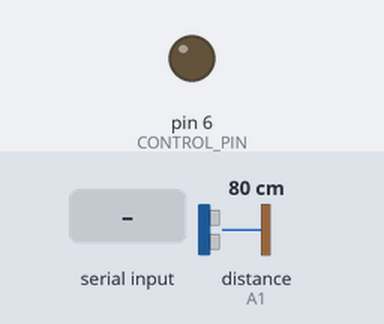
Simulated run of this program. Board: Arduino Uno, built with avr-gcc and run on an emulated ATmega328P. Shown: output pins drawn as LEDs (lit = HIGH). Wiring (inferred from the names in the program): ultrasonic range finder: trigger A0; echo A1. The inputs (shaded band) are chosen by the test bench; at power-on: distance to the obstacle (sensor on A1) 80 cm. The echo pulse lasts 58.3 µs per cm; pins used as bus, display or sensor lines are not drawn; what the program prints to the serial monitor is not drawn.

Above: at 1.2 s.
1.3 s: "STOP\n" received over Serial
At 2.0 s:
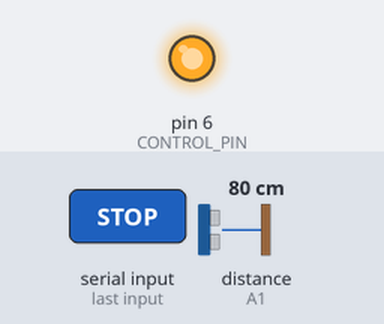
Timing chart, 0 to 4.9 s (numbered marks = the images above; inputs shaded):
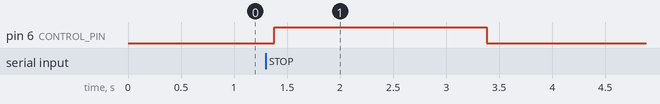

Measured:
- after the input at 1.3 s, pin 6 (CONTROL_PIN): LOW → HIGH after 0.08 s, → LOW 2.0 s later

The program:

main.cpp
```cpp
#include <Arduino.h>

#define TRIG A0
#define ECHO A1
#define CONTROL_PIN 6

const unsigned long COMMAND_TIMEOUT_MS = 2000UL;
unsigned long lastValidCommandMs = 0;

void setup() {
  pinMode(TRIG, OUTPUT);
  pinMode(ECHO, INPUT);
  pinMode(CONTROL_PIN, OUTPUT);

  digitalWrite(CONTROL_PIN, LOW);

  Serial.begin(9600);
  lastValidCommandMs = millis();
}

void loop() {
  // Measure distance
  digitalWrite(TRIG, LOW);
  delayMicroseconds(2);

  digitalWrite(TRIG, HIGH);
  delayMicroseconds(10);

  digitalWrite(TRIG, LOW);

  long duration = pulseIn(ECHO, HIGH);
  float distance = duration * 0.0343 / 2.0;

  // Send distance to Python
  Serial.println(distance);

  // Receive STOP / SAFE from Python
  if (Serial.available()) {
    String command = Serial.readStringUntil('\n');
    command.trim();

    if (command == "STOP") {
      digitalWrite(CONTROL_PIN, HIGH);
      lastValidCommandMs = millis();
    }
    else if (command == "SAFE") {
      digitalWrite(CONTROL_PIN, LOW);
      lastValidCommandMs = millis();
    }
  }

  // Safety timeout
  // If Python stops communicating, turn Pin 6 OFF.
  if (millis() - lastValidCommandMs > COMMAND_TIMEOUT_MS) {
    digitalWrite(CONTROL_PIN, LOW);
  }

  delay(100);
}
```
